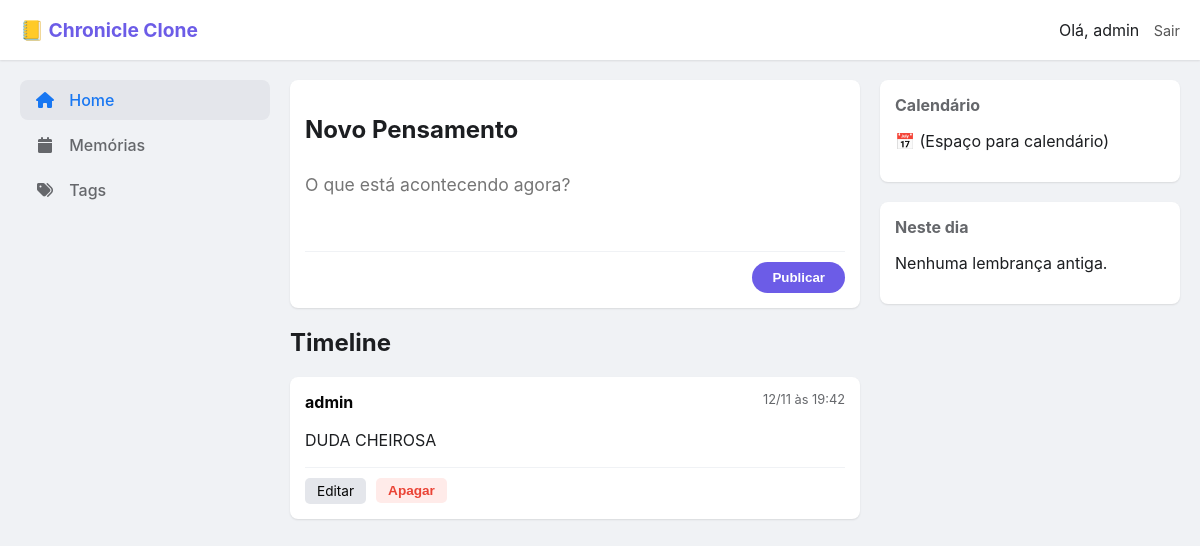
Page /dashboard (signed in) on the earlier database version.
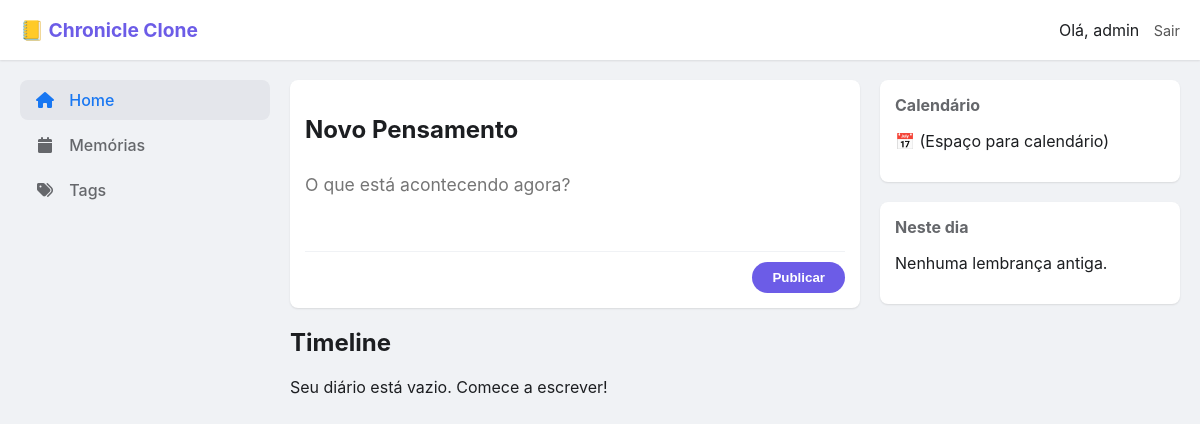
Same page on the later database version.
### app.py (models this page shows, shortened)
class User(db.Model, UserMixin): #Cria a tabela de usuários no banco de dados, adicionado UserMixin para autenticação
    id = db.Column(db.Integer, primary_key=True) #ID do usuário
    username = db.Column(db.String(80), unique=True, nullable=False) #Nome do usuário
    password_hash = db.Column(db.String(128), nullable=False) #Senha do usuário (armazenada como hash) -- sempre salvar a senha em hash

class Post(db.Model): #Criar a tabela de posts no banco de dados
    idPost = db.Column(db.Integer, primary_key=True, nullable=False) #ID do post
    dataPost = db.Column(db.DateTime, default=datetime.datetime.now) #Data do post, atualizado utc para now
    content = db.Column(db.Text, nullable=False) #Conteúdo do post
    user_id = db.Column(db.Integer, db.ForeignKey('user.id'), nullable=False) #ID do usuário que criou o post
    autor = db.relationship('User', backref ='posts')
    pass #temporario

### app.py (the view)
@app.route('/dashboard')
@login_required # - Nosso guarda para a rota
def dashboard():
    posts_user = current_user.posts #Consulta todos os posts do usuário logado, usando referencia de relacionamento feito em Post.
    return render_template('dashboard.html', posts=posts_user) # Renderiza o arquivo dashboard.html

### app.py (called while the page is built)
@login_manager.user_loader
def load_user(user_id):
    return User.query.get(int(user_id)) #Convertendo id string para int

### templates/dashboard.html (shortened to what this page needs)
<!DOCTYPE html>
<html lang="pt-br">
<head>
    <link rel="stylesheet" href="{{ url_for('static', filename='css/style.css') }}">
    <link rel="stylesheet" href="https://cdnjs.cloudflare.com/ajax/libs/font-awesome/6.0.0/css/all.min.css">
</head>
<body>
    <header class="top-bar">
        <div class="logo">📒 Chronicle Clone</div>
        <div class="user-menu">
            <span>Olá, {{ current_user.username }}</span>
            <a href="{{ url_for('logout') }}" class="btn-logout">Sair</a>
        </div>
    </header>
    <div class="main-container">
        <aside class="sidebar">
            <nav>
                <a href="#" class="active"><i class="fas fa-home"></i> Home</a>
                <a href="#"><i class="fas fa-calendar"></i> Memórias</a>
                <a href="#"><i class="fas fa-tags"></i> Tags</a>
            </nav>
        </aside>
        <main class="content-area">
            <div class="new-post-card">
                <h2>Novo Pensamento</h2>
                <form action="/add_post" method="POST">
                    <textarea name="content" rows="3" placeholder="O que está acontecendo agora?" required></textarea>
                    <div class="form-footer">
                        <button type="submit">Publicar</button>
                    </div>
                </form>
            </div>
            <h2>Timeline</h2>
            {% for post in posts %}
                <div class="post-card">
                    <div class="post-header">
                        <span class="author-name">{{ post.autor.username }}</span>
                        <span class="post-date">{{ post.dataPost.strftime('%d/%m às %H:%M') }}</span>
                    </div>
                    <p class="post-content">{{ post.content }}</p>
                    <div class="post-actions">
                        <a href="{{ url_for('edit_post', post_id=post.idPost) }}" class="btn-small">Editar</a>
                        <form action="{{ url_for('delete_post', post_id=post.idPost) }}" method="POST" style="display: inline;">
                            <button type="submit" class="btn-small btn-danger">Apagar</button>
                        </form>
                    </div>
                </div>
            {% else %}
                <p class="empty-state">Seu diário está vazio. Comece a escrever!</p>
            {% endfor %}
        </main>
        <aside class="right-widgets">
            <div class="widget">
                <h3>Calendário</h3>
                <p>📅 (Espaço para calendário)</p>
            </div>
            <div class="widget">
                <h3>Neste dia</h3>
                <p>Nenhuma lembrança antiga.</p>
            </div>
        </aside>
    </div>
</body>
</html>

### static/css/style.css (style rules this page uses)
* { box-sizing: border-box; }
body { font-family: 'Inter', 'Segoe UI', sans-serif; background-color: #f0f2f5; color: #1c1e21; margin: 0; padding: 0; }
.top-bar { background-color: #ffffff; height: 60px; display: flex; justify-content: space-between; align-items: center; padding: 0 20px; box-shadow: 0 1px 2px rgba(0,0,0,0.1); position: sticky; top: 0; z-index: 100; }
.logo { font-weight: bold; font-size: 1.2rem; color: #6c5ce7; }
.btn-logout { font-size: 0.9rem; color: #555; text-decoration: none; margin-left: 10px; }
.main-container { display: grid; grid-template-columns: 250px 1fr 300px; gap: 20px; max-width: 1200px; margin: 20px auto; padding: 0 20px; align-items: start; }
.sidebar nav a { display: block; padding: 10px 15px; color: #65676b; text-decoration: none; font-weight: 500; border-radius: 8px; margin-bottom: 5px; transition: background 0.2s; }
.sidebar nav a:hover, .sidebar nav a.active { background-color: #e4e6eb; color: #1877f2; }
.sidebar i { margin-right: 10px; width: 20px; text-align: center; }
.new-post-card, .post-card, .widget { background: white; border-radius: 8px; box-shadow: 0 1px 2px rgba(0,0,0,0.1); padding: 15px; margin-bottom: 20px; }
.new-post-card textarea { width: 100%; border: none; resize: none; font-family: inherit; font-size: 1.1rem; outline: none; padding: 10px 0; }
.form-footer { border-top: 1px solid #f0f2f5; padding-top: 10px; text-align: right; }
button { background-color: #6c5ce7; color: white; border: none; padding: 8px 20px; border-radius: 20px; font-weight: bold; cursor: pointer; transition: background 0.2s; }
.right-widgets h3 { font-size: 1rem; color: #65676b; margin-top: 0; }

Differences in the rows shown:
removed Post: autor.username "admin", dataPost "12/11 às 19:42", content "DUDA CHEIROSA"
Other differences:
text now shown: "Seu diário está vazio. Comece a escrever!"
